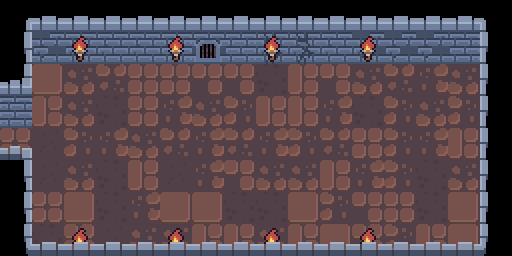

A level layout from a 2D game, rendered from its tile map. Below: a short description, then the map file with its tile-grid data intact:
An orthogonal 16x8 tile map with 32x32 px tiles, 3 tile layers (Floor, Decoration, Walls), 2 tilesets and 17 objects.

<map version="1.10" tiledversion="1.10.1" orientation="orthogonal" renderorder="right-down" width="16" height="8" tilewidth="32" tileheight="32" infinite="0" nextlayerid="8" nextobjectid="28">
 <editorsettings>
  <export target="map3.lua" format="lua" />
 </editorsettings>
 <tileset firstgid="1" name="FullTileset" tilewidth="32" tileheight="32" tilecount="72" columns="9">
  <image source="../tiles/full tilemap.png" width="288" height="256" />
 </tileset>
 <tileset firstgid="73" name="second" tilewidth="32" tileheight="32" tilecount="100" columns="10">
  <image source="../tiles/Dungeon_Tileset.png" width="320" height="320" />
 </tileset>
 <layer id="2" name="Floor" width="16" height="8">
  <data encoding="csv">
0,0,0,0,0,0,0,0,0,0,0,0,0,0,0,0,
0,52,44,44,44,45,53,45,54,54,44,52,52,52,45,0,
0,13,32,23,12,12,21,21,24,22,21,32,23,31,32,0,
43,22,32,24,12,31,32,30,22,22,31,24,30,32,30,0,
12,33,30,31,32,23,31,23,31,30,23,12,30,31,22,0,
0,33,32,24,22,33,31,21,32,32,22,31,30,24,32,0,
0,12,13,24,31,13,13,24,24,13,30,21,12,24,13,0,
0,24,12,33,32,32,22,22,32,22,13,21,30,22,13,0
</data>
 </layer>
 <layer id="4" name="Decoration" width="16" height="8">
  <data encoding="csv">
0,0,0,0,0,0,0,0,0,0,0,0,0,0,0,0,
0,0,163,0,0,163,0,0,163,0,0,163,0,0,0,0,
0,0,0,0,0,0,0,0,0,0,0,0,0,0,0,0,
0,0,0,0,0,0,0,0,0,0,0,0,0,0,0,0,
0,0,0,0,0,0,0,0,0,0,0,0,0,0,0,0,
0,0,0,0,0,0,0,0,0,0,0,0,0,0,0,0,
0,0,0,0,0,0,0,0,0,0,0,0,0,0,0,0,
0,0,163,0,0,163,0,0,163,0,0,163,0,0,0,0
</data>
 </layer>
 <layer id="3" name="Walls" width="16" height="8">
  <data encoding="csv">
41,66,66,66,66,66,66,66,66,66,66,66,66,66,66,40,
50,0,0,0,0,0,0,0,0,0,0,0,0,0,0,49,
69,0,0,0,0,0,0,0,0,0,0,0,0,0,0,49,
0,0,0,0,0,0,0,0,0,0,0,0,0,0,0,49,
60,0,0,0,0,0,0,0,0,0,0,0,0,0,0,49,
50,0,0,0,0,0,0,0,0,0,0,0,0,0,0,49,
50,0,0,0,0,0,0,0,0,0,0,0,0,0,0,49,
59,57,57,57,57,57,57,57,57,57,57,57,57,57,57,58
</data>
 </layer>
 <objectgroup id="7" name="torches">
  <object id="12" x="72" y="40" width="16" height="16">
   <properties>
    <property name="color" value="orange" />
    <property name="radius" type="int" value="150" />
   </properties>
  </object>
  <object id="21" x="168" y="40" width="16" height="16">
   <properties>
    <property name="color" value="orange" />
    <property name="radius" type="int" value="150" />
   </properties>
  </object>
  <object id="22" x="264" y="40" width="16" height="16">
   <properties>
    <property name="color" value="orange" />
    <property name="radius" type="int" value="150" />
   </properties>
  </object>
  <object id="23" x="72" y="232" width="16" height="16">
   <properties>
    <property name="color" value="orange" />
    <property name="radius" type="int" value="150" />
   </properties>
  </object>
  <object id="24" x="360" y="40" width="16" height="16">
   <properties>
    <property name="color" value="orange" />
    <property name="radius" type="int" value="150" />
   </properties>
  </object>
  <object id="25" x="168" y="232" width="16" height="16">
   <properties>
    <property name="color" value="orange" />
    <property name="radius" type="int" value="150" />
   </properties>
  </object>
  <object id="26" x="360" y="232" width="16" height="16">
   <properties>
    <property name="color" value="orange" />
    <property name="radius" type="int" value="150" />
   </properties>
  </object>
  <object id="27" x="264" y="232" width="16" height="16">
   <properties>
    <property name="color" value="orange" />
    <property name="radius" type="int" value="150" />
   </properties>
  </object>
 </objectgroup>
 <objectgroup id="5" name="collision">
  <properties>
   <property name="collidable" type="bool" value="true" />
  </properties>
  <object id="1" x="24" y="16" width="464" height="32" />
  <object id="3" x="24" y="48" width="8" height="40" />
  <object id="4" x="0" y="88" width="32" height="24" />
  <object id="5" x="0" y="112" width="2" height="40" />
  <object id="6" x="0" y="152" width="32" height="8" />
  <object id="7" x="24" y="160" width="8" height="96" />
  <object id="8" x="32" y="248" width="456" height="8" />
  <object id="9" x="480" y="48" width="8" height="200" />
 </objectgroup>
 <objectgroup id="6" name="MapChange">
  <object id="10" x="8" y="112" width="8" height="40">
   <properties>
    <property name="key" type="bool" value="false" />
    <property name="map" value="map1" />
    <property name="spawn" value="470, 130" />
   </properties>
  </object>
 </objectgroup>
</map>